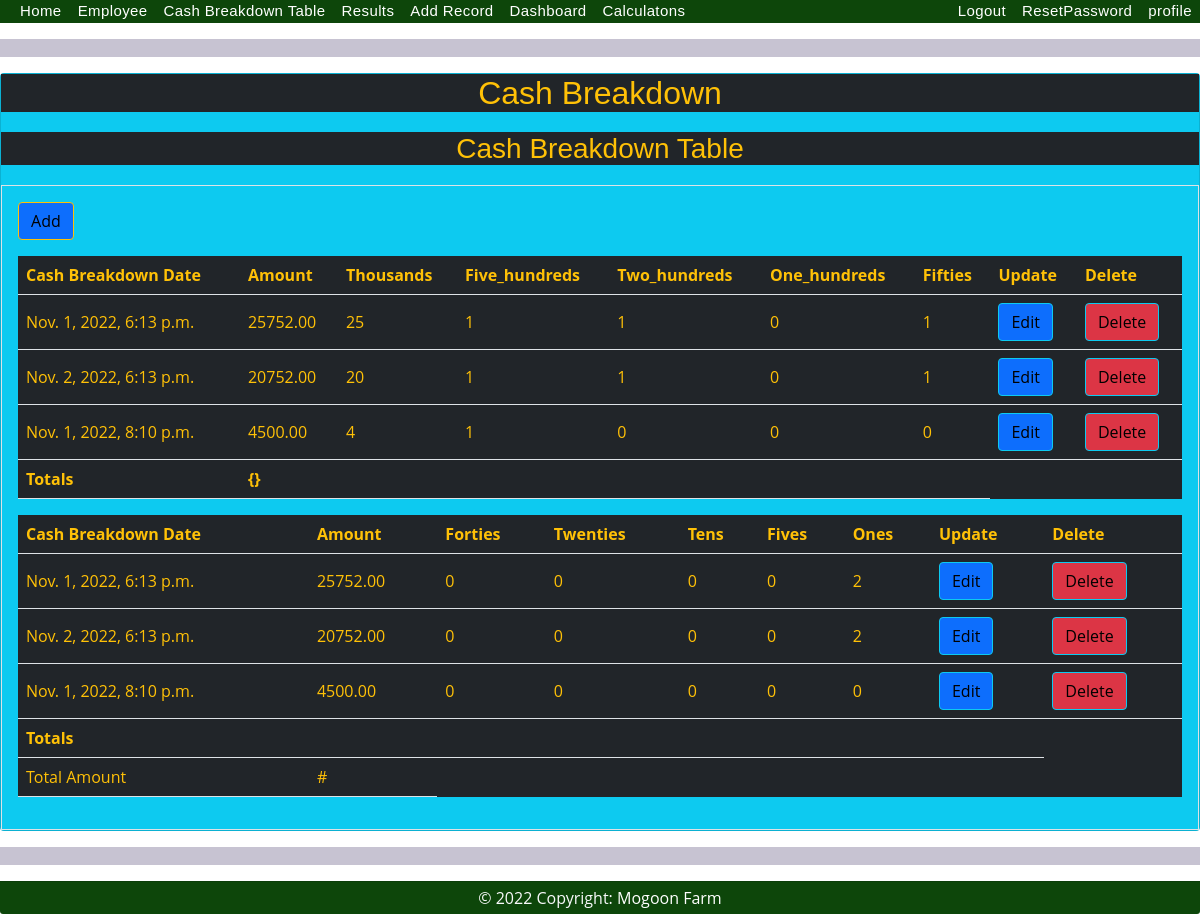
Page /cashBreakdown_table/ (signed in) on the committed database.
### homebook/models.py (models this page shows, shortened)
class CashBreakdown(models.Model):
    cashBreakdown_date = models.DateTimeField(auto_now_add=False)
    amount = models.DecimalField(decimal_places=2, max_digits=8)
    One_thousands = models.IntegerField(choices=list(zip(range(0, 100001), range(0, 100001))))
    Five_hundreds = models.IntegerField(choices=list(zip(range(0, 101), range(0, 101))))
    Two_hundreds = models.IntegerField(choices=list(zip(range(0, 101), range(0, 101))))
    One_hundreds = models.IntegerField(choices=list(zip(range(0, 101), range(0, 101))))
    Fifties = models.IntegerField(choices=list(zip(range(0, 101), range(0, 101))))
    Forties = models.IntegerField(choices=list(zip(range(0, 11), range(0, 11))))
    Twenties = models.IntegerField(choices=list(zip(range(0, 11), range(0, 11))))
    Tens = models.IntegerField(choices=list(zip(range(0, 11), range(0, 11))))
    Fives = models.IntegerField(choices=list(zip(range(0, 11), range(0, 11))))
    Ones = models.IntegerField(choices=list(zip(range(0, 11), range(0, 11))))

### homebook/views.py (the view)
# urls.py: path('cashBreakdown_table/', views.CashBreakdownTable, name='homebook-cashBreakdown'),
@never_cache
def CashBreakdownTable(request):
    note = CashBreakdown.objects.all()
    cashBreakdown_date = models.DateTimeField()
    amount = CashBreakdown.objects.all()
    One_thousands = F(amount) % F(1000)
    Five_hundreds = F(amount) % F(1000) / F(500)
    Two_hundreds = F(amount) % F(1000) % F(500) / F(200)
    One_hundreds = F(amount) % F(1000) % F(500) % F(200) / F(100)
    Fifties = F(amount) % F(1000) % F(500) % F(200) % F(100) / F(50)
    Forties = F(amount) % F(1000) % F(500) % F(200) % F(100) % F(50) / F(40)
    Twenties = F(amount) % F(1000) % F(500) % F(200) % F(100) % F(50) % F(40) / F(20)
    Tens = F(amount) % F(1000) % F(500) % F(200) % F(100) % F(50) % F(40) % F(20) / F(10)
    Fives = F(amount) % F(1000) % F(500) % F(200) % F(100) % F(50) % F(40) % F(20) % F(10) / F(5)
    Ones = F(amount) % F(1000) % F(500) % F(200) % F(100) % F(50) % F(40) % F(20) % F(10) % F(5) / F(1)
    context = {
        "cashBreakdown": note,
        "cashBreakdown_date": cashBreakdown_date,
        "amount": amount,
        "One_thousands": One_thousands,
        "Five_hundreds": Five_hundreds,
        "Two_hundreds": Two_hundreds,
        "One_hundreds": One_hundreds,
        "Fifties": Fifties,
        "Forties": Forties,
        "Twenties": Twenties,
        "Tens": Tens,
        "Fives": Fives,
        "Ones": Ones,
    }
    return render(request, 'homebook/cashBreakdown_table.html', context)

### homebook/templates/homebook/cashBreakdown_table.html (shortened to what this page needs)
{% extends 'homebook/base.html' %}
{% load static %}
{% block body %}
<div class="container-fluid text-right card bg-info card-dark mx-0 px-0 my-0 py-0">
    <h2 class="text-center bg-dark text-warning">Cash Breakdown</h2>
    <h3 class="text-center bg-dark text-warning">Cash Breakdown Table</h3>
    <div class="border p-3">
        <a class="btn btn-warning bg-primary btn-info block-lg" href="{%url 'homebook-cashBreakdown_update' %}">Add</a>
        <table class="table border=1 id=CashBreakdown align-middle text-warning bg-dark">
            <tr>
                <th>Cash Breakdown Date</th>
                <th>Amount</th>
                <th>Thousands</th>
                <th>Five_hundreds</th>
                <th>Two_hundreds</th>
                <th>One_hundreds</th>
                <th>Fifties</th>
                <th>Update</th>
                <th>Delete</th>
            </tr>
            {% for note in cashBreakdown %}
            <tr>
                <td>{{note.cashBreakdown_date}}</td>
                <td>{{note.amount}}</td>
                <td>{{note.One_thousands}}</td>
                <td>{{note.Five_hundreds}}</td>
                <td>{{note.Two_hundreds}}</td>
                <td>{{note.One_hundreds}}</td>
                <td>{{note.Fifties}}</td>
                <td><a class="btn btn-info btn-block bg-primary btn btn-info"
                       href="{% url 'cashBreakdown-update' note.id %}">Edit</a></td>
                <td><a class="btn btn-info btn-block bg-danger btn btn-info"
                       href="{% url 'cashBreakdown-delete' note.id %}">Delete</a></td>
            </tr>
            {% endfor %}
            <tr>
                <th>Totals</th>
                <th>{}</th>
                <th></th>
                <th></th>
                <th></th>
                <th></th>
                <th></th>
            </tr>
        </table>
        <table class="table border=1 id=CashBreakdown align-middle text-warning bg-dark">
            <tr>
                <th>Cash Breakdown Date</th>
                <th>Amount</th>
                <th>Forties</th>
                <th>Twenties</th>
                <th>Tens</th>
                <th>Fives</th>
                <th>Ones</th>
                <th>Update</th>
                <th>Delete</th>
            </tr>
            {% for note in cashBreakdown %}
            <tr>
                <td>{{note.cashBreakdown_date}}</td>
                <td>{{note.amount}}</td>
                <td>{{note.Forties}}</td>
                <td>{{note.Twenties}}</td>
                <td>{{note.Tens}}</td>
                <td>{{note.Fives}}</td>
                <td>{{note.Ones}}</td>
                <td><a class="btn btn-info btn-block bg-primary btn btn-info"
                       href="{% url 'cashBreakdown-update' note.id %}">Edit</a></td>
                <td><a class="btn btn-info btn-block bg-danger btn btn-info"
                       href="{% url 'cashBreakdown-delete' note.id %}">Delete</a></td>
            </tr>
            {% endfor %}
            <tr>
                <th>Totals</th>
                 <th>{{amount.amount}}</th>
                <th></th>
                <th></th>
                <th></th>
                <th></th>
                <th></th>
                <th></th>
            </tr>
                <tr>
                <td>Total Amount</td>
                <td>#{{Total_amt.total}}</td>
            </tr>
        </table>
       </div>
</div>
{% endblock  %}

### homebook/static/css/style.css (style rules this page uses)
body { background: #fff; color: #20124D; font-family: "Open Sans", sans-serif; overflow-x: hidden; }
a { color: #1dc8cd; text-decoration: none; transition: 0.5s; }
h1, h2, h3, h4, h5, h6 { font-family: "Montserrat", sans-serif; font-weight: 400; margin: 0 0 20px 0; padding: 0; }

### rows in the picture
CashBreakdown: cashBreakdown_date "Nov. 1, 2022, 6:13 p.m.", amount "25752.00", One_thousands "25", Five_hundreds "1", Two_hundreds "1", One_hundreds "0", Fifties "1", Forties "0", Twenties "0", Tens "0", Fives "0", Ones "2"
CashBreakdown: cashBreakdown_date "Nov. 2, 2022, 6:13 p.m.", amount "20752.00", One_thousands "20", Five_hundreds "1", Two_hundreds "1", One_hundreds "0", Fifties "1", Forties "0", Twenties "0", Tens "0", Fives "0", Ones "2"
CashBreakdown: cashBreakdown_date "Nov. 1, 2022, 8:10 p.m.", amount "4500.00", One_thousands "4", Five_hundreds "1", Two_hundreds "0", One_hundreds "0", Fifties "0", Forties "0", Twenties "0", Tens "0", Fives "0", Ones "0"
